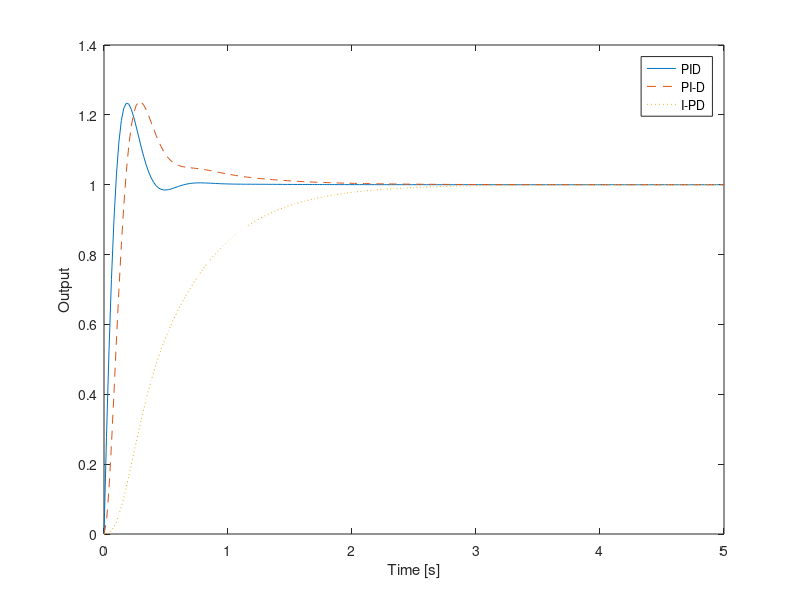

Recreate this plot in MATLAB.
%% pid_compare.m

%% Initialize & load data
close all
clear all
load sim_param
load model_data

%% PID design by pole placement
omega_n =  13;
zeta    =  0.6;
alpha   =  2;

p1 = (-zeta + j*sqrt(1-zeta^2))*omega_n;
p2 = (-zeta - j*sqrt(1-zeta^2))*omega_n;
p3 = -alpha;

%% Set PID parameters
Kp =  (p1*p2 + p2*p3 + p3*p1)*T/K;
Kd = -((p1+p2+p3)*T + 1)/K;
Ki = -p1*p2*p3*T/K;

%% Display PI parameters
disp('>>> PI parameters <<<')
fprintf('Kp  = %f\n',Kp);
fprintf('Ki  = %f\n',Ki);
fprintf('Kd  = %f\n',Kd);

%% Closed-loop transfer function
% Common
s   = tf('s');
den = s^3 + (1+K*Kd)/T*s^2 + K*Kp/T*s + K*Ki/T;
% PID
Gyr1 = (Kd*s^2 + Kp*s + Ki)*K/T/den;

% PI-D
Gyr2 = (Kp*s + Ki)*K/T/den;

% I-PD
Gyr3 = Ki*K/T/den;

%% Step response
t=0:ts:5;
y1 = step(Gyr1,t);
y2 = step(Gyr2,t);
y3 = step(Gyr3,t);

%% Plot figure
plot(t,y1,'-',t,y2,'--',t,y3,':')
xlabel('Time [s]'), ylabel('Output')
legend('PID','PI-D','I-PD')

%% EOF of pid_compare.m